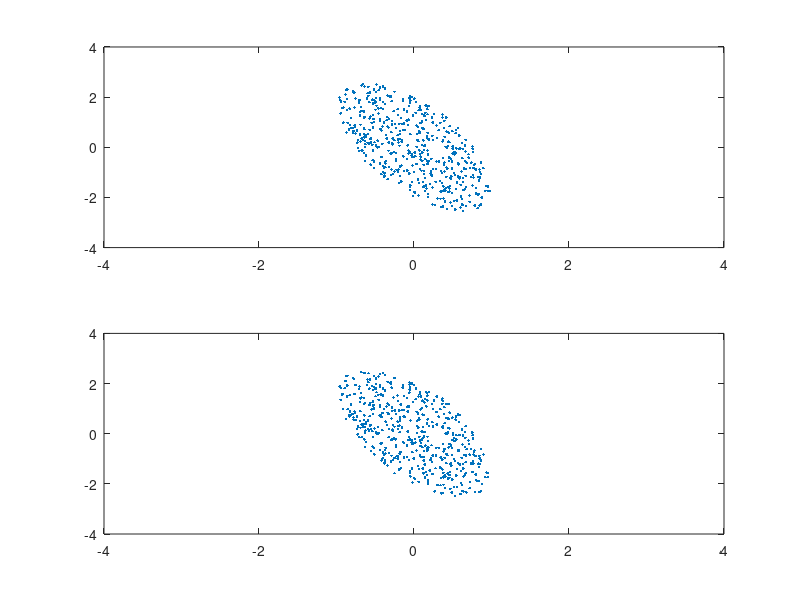

Recreate this plot in MATLAB.

m1=[0,0]';
m2=[0,0]';
COV1=[0.3 0.5;0.5 2];
COV2=[0.3 -0.5;-0.5 2];
i=0;j=0;
while i<=500 && j<=500
    x1=-3+6*rand(2,1);
    
    y1=transpose(x1-m1);
    z1=inv(COV1);
    y2=transpose(x1-m2);
    z2=inv(COV2);
    p1=(1/(2*pi*det(COV1)^(0.5)))*exp(-0.5*y1*z1*(x1-m1));
    p2=(1/(2*pi*det(COV2)^(0.5)))*exp(-0.5*y2*z2*(x1-m2));
    P1=0.05*p1+0.95*p2;
    P2=0.1*p1+0.9*p2;
    
    if P1>0.05
        i=i+1;
        s1(i,:)=x1
    end 
    if P2>0.05
        j=j+1;
        s2(j,:)=x1
    end 
end
subplot(2,1,1)
plot(s1(:,1),s1(:,2),'.')
axis([-4 4 -4 4])
subplot(2,1,2)
plot(s2(:,1),s2(:,2),'.')
axis([-4 4 -4 4])
